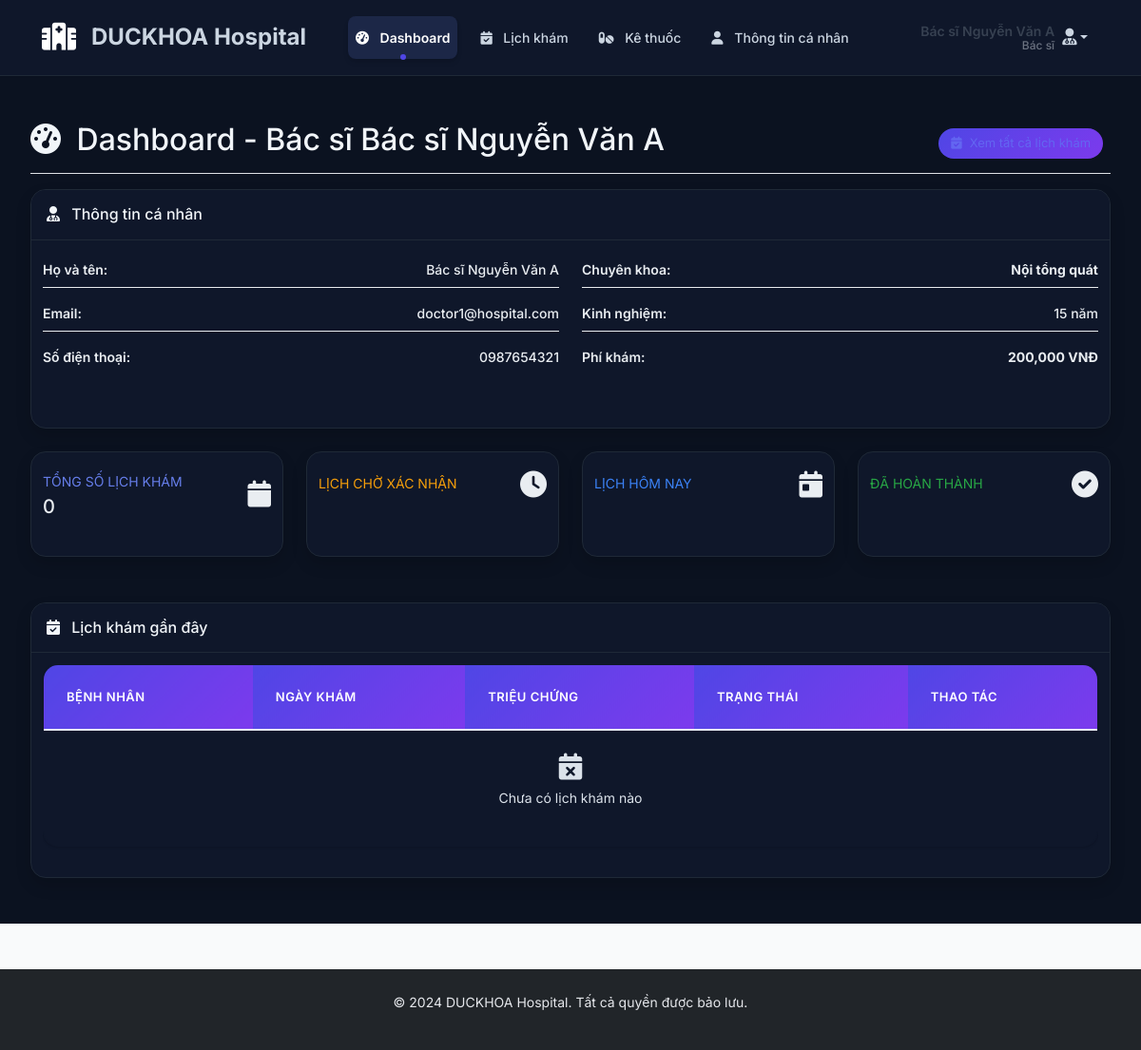
The page /doctor/dashboard.php (signed in) on the database its author committed.
### tables this page shows
CREATE TABLE doctors (
    id INT AUTO_INCREMENT PRIMARY KEY,
    user_id INT,
    specialty VARCHAR(100) NOT NULL,
    experience_years INT,
    education TEXT,
    license_number VARCHAR(50),
    consultation_fee DECIMAL(10,2) DEFAULT 0.00,
    status ENUM('active', 'inactive') DEFAULT 'active',
    created_at TIMESTAMP DEFAULT CURRENT_TIMESTAMP,
    FOREIGN KEY (user_id) REFERENCES users(id) ON DELETE CASCADE
);

CREATE TABLE users (
    id INT AUTO_INCREMENT PRIMARY KEY,
    username VARCHAR(50) NOT NULL UNIQUE,
    password VARCHAR(255) NOT NULL,
    email VARCHAR(100) NOT NULL UNIQUE,
    role ENUM('admin', 'patient', 'doctor') NOT NULL DEFAULT 'patient',
    full_name VARCHAR(100) NOT NULL,
    phone VARCHAR(20),
    address TEXT,
    date_of_birth DATE,
    gender ENUM('male', 'female', 'other'),
    created_at TIMESTAMP DEFAULT CURRENT_TIMESTAMP,
    updated_at TIMESTAMP DEFAULT CURRENT_TIMESTAMP ON UPDATE CURRENT_TIMESTAMP
);

### doctor/dashboard.php (the view, shortened to what this page needs)
<?php
require_once '../config/db.php';
$stmt = $conn->prepare("SELECT d.*, u.full_name, u.email, u.phone FROM doctors d
                       JOIN users u ON d.user_id = u.id
                       WHERE d.user_id = ?");
$stmt->bind_param("i", $_SESSION['user_id']);
$stmt->execute();
$doctor = $stmt->get_result()->fetch_assoc();
$doctor_id = $doctor['id'];
$stmt = $conn->prepare("SELECT COUNT(*) as total,
                               SUM(status = 'pending') as pending,
                               SUM(status = 'confirmed') as confirmed,
                               SUM(status = 'completed') as completed,
                               SUM(DATE(appointment_date) = CURDATE()) as today
                        FROM appointments WHERE doctor_id = ?");
$stmt->bind_param("i", $doctor_id);
$stmt->execute();
$stats = $stmt->get_result()->fetch_assoc();
$stmt = $conn->prepare("SELECT a.*, u.full_name as patient_name, u.phone as patient_phone
                       FROM appointments a
                       JOIN users u ON a.patient_id = u.id
                       WHERE a.doctor_id = ?
                       ORDER BY a.appointment_date DESC
                       LIMIT 10");
$stmt->bind_param("i", $doctor_id);
$stmt->execute();
$recent_appointments = $stmt->get_result();
include '../includes/header.php';
?>
<?php include '../includes/top_navbar.php'; ?>
<div class="container-fluid">
    <div class="row">
        <div class="col-12 main-content">
            <div class="d-flex justify-content-between flex-wrap flex-md-nowrap align-items-center pt-3 pb-2 mb-3 border-bottom">
                <h1 class="h2">
                    <i class="fas fa-tachometer-alt me-2"></i>
                    Dashboard - Bác sĩ <?php echo htmlspecialchars($doctor['full_name']); ?>
                </h1>
                <div class="btn-toolbar mb-2 mb-md-0">
                    <div class="btn-group me-2">
                        <a href="appointments.php" class="btn btn-primary">
                            <i class="fas fa-calendar-check me-2"></i>Xem tất cả lịch khám
                        </a>
                    </div>
                </div>
            </div>
            <div class="row mb-4">
                <div class="col-12">
                    <div class="card shadow">
                        <div class="card-header py-3">
                            <h6 class="m-0 font-weight-bold text-primary">
                                <i class="fas fa-user-md me-2"></i>
                                Thông tin cá nhân
                            </h6>
                        </div>
                        <div class="card-body">
                            <div class="row">
                                <div class="col-md-6">
                                    <div class="info-row">
                                        <span class="info-label">Họ và tên:</span>
                                        <span class="info-value"><?php echo htmlspecialchars($doctor['full_name']); ?></span>
                                    </div>
                                    <div class="info-row">
                                        <span class="info-label">Email:</span>
                                        <span class="info-value"><?php echo htmlspecialchars($doctor['email']); ?></span>
                                    </div>
                                    <div class="info-row">
                                        <span class="info-label">Số điện thoại:</span>
                                        <span class="info-value"><?php echo htmlspecialchars($doctor['phone']); ?></span>
                                    </div>
                                </div>
                                <div class="col-md-6">
                                    <div class="info-row">
                                        <span class="info-label">Chuyên khoa:</span>
                                        <span class="info-value text-primary fw-bold"><?php echo htmlspecialchars($doctor['specialty']); ?></span>
                                    </div>
                                    <div class="info-row">
                                        <span class="info-label">Kinh nghiệm:</span>
                                        <span class="info-value"><?php echo $doctor['experience_years']; ?> năm</span>
                                    </div>
                                    <div class="info-row">
                                        <span class="info-label">Phí khám:</span>
                                        <span class="info-value text-success fw-bold"><?php echo number_format($doctor['consultation_fee']); ?> VNĐ</span>
                                    </div>
                                </div>
                            </div>
                        </div>
                    </div>
                </div>
            </div>
            <div class="row mb-4">
                <div class="col-xl-3 col-md-6 mb-4">
                    <div class="card border-left-primary shadow h-100 py-2">
                        <div class="card-body">
                            <div class="row no-gutters align-items-center">
                                <div class="col mr-2">
                                    <div class="text-xs font-weight-bold text-primary text-uppercase mb-1">Tổng số lịch khám</div>
                                    <div class="h5 mb-0 font-weight-bold text-gray-800"><?php echo $stats['total']; ?></div>
                                </div>
                                <div class="col-auto">
                                    <i class="fas fa-calendar fa-2x text-gray-300"></i>
                                </div>
                            </div>
                        </div>
                    </div>
                </div>
                <div class="col-xl-3 col-md-6 mb-4">
                    <div class="card border-left-warning shadow h-100 py-2">
                        <div class="card-body">
                            <div class="row no-gutters align-items-center">
                                <div class="col mr-2">
                                    <div class="text-xs font-weight-bold text-warning text-uppercase mb-1">Lịch chờ xác nhận</div>
                                </div>
                                <div class="col-auto">
                                    <i class="fas fa-clock fa-2x text-gray-300"></i>
                                </div>
                            </div>
                        </div>
                    </div>
                </div>
                <div class="col-xl-3 col-md-6 mb-4">
                    <div class="card border-left-info shadow h-100 py-2">
                        <div class="card-body">
                            <div class="row no-gutters align-items-center">
                                <div class="col mr-2">
                                    <div class="text-xs font-weight-bold text-info text-uppercase mb-1">Lịch hôm nay</div>
                                </div>
                                <div class="col-auto">
                                    <i class="fas fa-calendar-day fa-2x text-gray-300"></i>
                                </div>
                            </div>
                        </div>
                    </div>
                </div>
                <div class="col-xl-3 col-md-6 mb-4">
                    <div class="card border-left-success shadow h-100 py-2">
                        <div class="card-body">
                            <div class="row no-gutters align-items-center">
                                <div class="col mr-2">
                                    <div class="text-xs font-weight-bold text-success text-uppercase mb-1">Đã hoàn thành</div>
                                </div>
                                <div class="col-auto">
                                    <i class="fas fa-check-circle fa-2x text-gray-300"></i>
                                </div>
                            </div>
                        </div>
                    </div>
                </div>
            </div>
            <div class="row">
                <div class="col-12">
                    <div class="card shadow">
                        <div class="card-header py-3">
                            <h6 class="m-0 font-weight-bold text-primary">
                                <i class="fas fa-calendar-check me-2"></i>
                                Lịch khám gần đây
                            </h6>
                        </div>
                        <div class="card-body">
                            <div class="table-responsive">
                                <table class="table table-hover">
                                    <thead>
                                        <tr>
                                            <th>Bệnh nhân</th>
                                            <th>Ngày khám</th>
                                            <th>Triệu chứng</th>
                                            <th>Trạng thái</th>
                                            <th>Thao tác</th>
                                        </tr>
                                    </thead>
                                    <tbody>
                                        <?php
                                        if($recent_appointments->num_rows > 0):
                                            while($row = $recent_appointments->fetch_assoc()):
                                        ?>
                                        <tr>
                                            <td><strong><?php echo htmlspecialchars($row['patient_name']); ?></strong></td>
                                            <td><?php echo formatDateTime($row['appointment_date']); ?></td>
                                            <td>
                                                <?php
                                                $symptoms = htmlspecialchars($row['symptoms']);
                                                echo strlen($symptoms) > 50 ? substr($symptoms, 0, 50) . '...' : $symptoms;
                                                ?>
                                            </td>
                                            <td>
                                                <?php
                                                $status_class = '';
                                                $status_text = '';
                                                switch($row['status']) {
                                                    case 'pending':
                                                        $status_class = 'badge bg-warning';
                                                        $status_text = 'Chờ xác nhận';
                                                        break;
                                                    case 'confirmed':
                                                        $status_class = 'badge bg-info';
                                                        $status_text = 'Đã xác nhận';
                                                        break;
                                                    case 'completed':
                                                        $status_class = 'badge bg-success';
                                                        $status_text = 'Hoàn thành';
                                                        break;
                                                    case 'cancelled':
                                                        $status_class = 'badge bg-danger';
                                                        $status_text = 'Đã hủy';
                                                        break;
                                                }
                                                ?>
                                                <span class="<?php echo $status_class; ?>"><?php echo $status_text; ?></span>
                                            </td>
                                            <td>
                                                <a href="view_appointment.php?id=<?php echo $row['id']; ?>" class="btn btn-sm btn-info me-1">
                                                    <i class="fas fa-eye"></i>
                                                </a>
                                                <?php if ($row['status'] == 'confirmed'): ?>
                                                <a href="prescriptions.php?appointment_id=<?php echo $row['id']; ?>" class="btn btn-sm btn-success">
                                                    <i class="fas fa-pills"></i>
                                                </a>
                                                <?php endif; ?>
                                            </td>
                                        </tr>
                                        <?php
                                            endwhile;
                                        else:
                                        ?>
                                        <tr>
                                            <td colspan="5" class="text-center">
                                                <i class="fas fa-calendar-times fa-2x text-muted mb-2"></i>
                                                <p class="text-muted">Chưa có lịch khám nào</p>
                                            </td>
                                        </tr>
                                        <?php endif; ?>
                                    </tbody>
                                </table>
                            </div>
                        </div>
                    </div>
                </div>
            </div>
        </div>
    </div>
</div>
<?php include '../includes/footer.php'; ?>

### rows shown on the page
doctors: user.full_name "Bác sĩ Nguyễn Văn A", user.email "doctor1@hospital.com", user.phone "0987654321", specialty "Nội tổng quát", experience_years "15", consultation_fee "200,000"

### other values the page prints
$item['text'] "Dashboard"
$item['text'] "Lịch khám"
$item['text'] "Kê thuốc"
$item['text'] "Thông tin cá nhân"
$user_name "Bác sĩ Nguyễn Văn A"
$role_text "Bác sĩ"
$stats['total'] "0"
